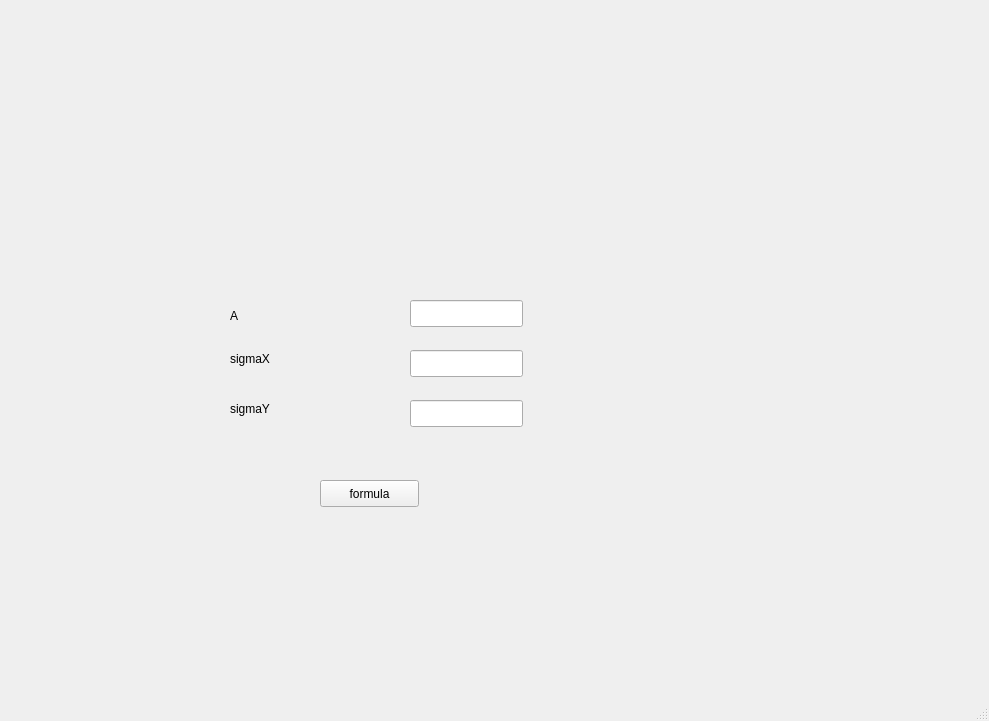
<?xml version="1.0" encoding="UTF-8"?>
<ui version="4.0">
 <class>gaussian</class>
 <widget class="QMainWindow" name="gaussian">
  <property name="geometry">
   <rect>
    <x>0</x>
    <y>0</y>
    <width>989</width>
    <height>721</height>
   </rect>
  </property>
  <property name="windowTitle">
   <string>MainWindow</string>
  </property>
  <widget class="QWidget" name="centralwidget">
   <widget class="QLabel" name="A_label">
    <property name="geometry">
     <rect>
      <x>230</x>
      <y>300</y>
      <width>81</width>
      <height>31</height>
     </rect>
    </property>
    <property name="text">
     <string>A</string>
    </property>
   </widget>
   <widget class="QLabel" name="sigmaX">
    <property name="geometry">
     <rect>
      <x>230</x>
      <y>350</y>
      <width>81</width>
      <height>17</height>
     </rect>
    </property>
    <property name="text">
     <string>sigmaX</string>
    </property>
   </widget>
   <widget class="QLabel" name="sigmaY">
    <property name="geometry">
     <rect>
      <x>230</x>
      <y>400</y>
      <width>68</width>
      <height>17</height>
     </rect>
    </property>
    <property name="text">
     <string>sigmaY</string>
    </property>
   </widget>
   <widget class="QLineEdit" name="A_value">
    <property name="geometry">
     <rect>
      <x>410</x>
      <y>300</y>
      <width>113</width>
      <height>27</height>
     </rect>
    </property>
   </widget>
   <widget class="QLineEdit" name="x_value">
    <property name="geometry">
     <rect>
      <x>410</x>
      <y>350</y>
      <width>113</width>
      <height>27</height>
     </rect>
    </property>
   </widget>
   <widget class="QLineEdit" name="y_value">
    <property name="geometry">
     <rect>
      <x>410</x>
      <y>400</y>
      <width>113</width>
      <height>27</height>
     </rect>
    </property>
   </widget>
   <widget class="QPushButton" name="pushButton">
    <property name="geometry">
     <rect>
      <x>320</x>
      <y>480</y>
      <width>99</width>
      <height>27</height>
     </rect>
    </property>
    <property name="text">
     <string>formula</string>
    </property>
   </widget>
   <widget class="gaussianWidget" name="gaussianwidget" native="true">
    <property name="geometry">
     <rect>
      <x>240</x>
      <y>40</y>
      <width>301</width>
      <height>241</height>
     </rect>
    </property>
   </widget>
  </widget>
  <widget class="QMenuBar" name="menubar">
   <property name="geometry">
    <rect>
     <x>0</x>
     <y>0</y>
     <width>989</width>
     <height>25</height>
    </rect>
   </property>
  </widget>
  <widget class="QStatusBar" name="statusbar"/>
 </widget>
 <customwidgets>
  <customwidget>
   <class>gaussianWidget</class>
   <extends>QWidget</extends>
   <header>gaussianwidget.h</header>
   <container>1</container>
   <slots>
    <slot>update_graph()</slot>
   </slots>
  </customwidget>
 </customwidgets>
 <resources/>
 <connections>
  <connection>
   <sender>pushButton</sender>
   <signal>clicked()</signal>
   <receiver>gaussianwidget</receiver>
   <slot>update_graph()</slot>
   <hints>
    <hint type="sourcelabel">
     <x>377</x>
     <y>515</y>
    </hint>
    <hint type="destinationlabel">
     <x>386</x>
     <y>225</y>
    </hint>
   </hints>
  </connection>
 </connections>
</ui>
